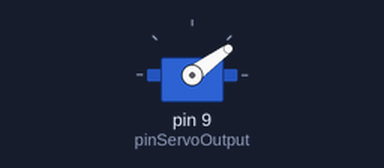
Bench run of a sketch on a simulated Arduino Uno, built with avr-gcc and run on an emulated ATmega328P. Shown: servo.

Above: at 0.05 s.
At 0.55 s:
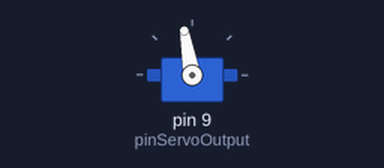
At 0.8 s:
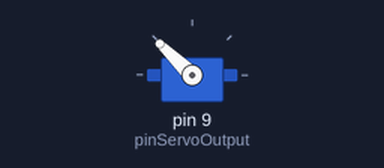
At 1.1 s:
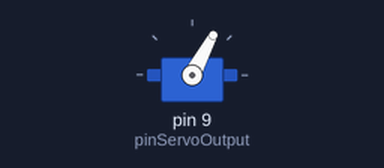
Timing chart, 0 to 3.0 s (numbered marks = the images above):
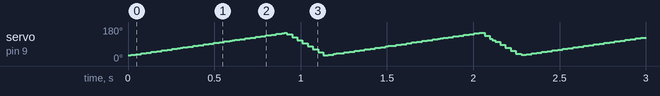

The sketch:

controlled-sweep.ino
```cpp
/*
 * This Arduino sketch sweeps a servo at a variable, customizable speed.
 */

#include <Servo.h>

const unsigned int pinServoOutput = 9;

Servo s;

// This function bounds the given variable within the given minimum and
// maximum variables (inclusive).
void BoundMinMax(unsigned int& var,
                 const unsigned int min,
                 const unsigned int max) {
  if(var < min) {
    var = min;
  }
  else if(var > max) {
    var = max;
  }
}

// This method sweeps the arm of a Servo at a specified speed.
//
// If the servo is not already attached, the method will have no effect.
// The minimum position is 30 degrees, and the maximum position is 150 degrees.
// Any position outside of these values will be reduced to within the range.
// The speed is capped at 10 (degrees of rotation per 15 microseconds)
//
// Required libraries:
//   Servo.h
void ControlledSweep(
    Servo& s,
    const unsigned int positionCurrent,
    const unsigned int positionDesired,
    const unsigned int speed
  ) {
  const unsigned int MIN_POSITION = 30;
  const unsigned int MAX_POSITION = 150;
  const unsigned int MAX_SPEED = 10;

  unsigned int finalPositionCurrent = positionCurrent;
  unsigned int finalPositionDesired = positionDesired;
  unsigned int finalSpeed = speed;

  BoundMinMax(finalPositionCurrent, MIN_POSITION, MAX_POSITION);
  BoundMinMax(finalPositionDesired, MIN_POSITION, MAX_POSITION);
  BoundMinMax(finalSpeed, 0, MAX_SPEED);

  if(!s.attached()) {
    return;
  }
  else if(finalSpeed == 0) {
    return;
  }

  if(finalPositionCurrent < finalPositionDesired) {
    for(unsigned int p = finalPositionCurrent;
        p < finalPositionDesired;
        p += finalSpeed) {
      s.write(p);
      delay(15);
    }
  }
  else {
    for(unsigned int p = finalPositionCurrent;
        p > finalPositionDesired;
        p -= finalSpeed) {
      s.write(p);
      delay(15);
    }
  }

  return;
}

void setup() {
  s.attach(pinServoOutput);
}

void loop() {
  ControlledSweep(s, 0, 180, 2);
  ControlledSweep(s, 180, 0, 8);
}
```
